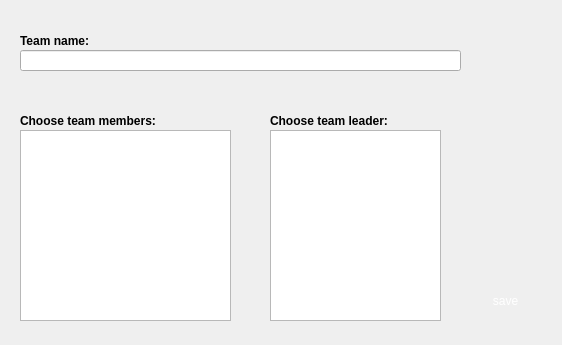
<?xml version="1.0" encoding="UTF-8"?>
<ui version="4.0">
 <class>Dialog</class>
 <widget class="QDialog" name="Dialog">
  <property name="geometry">
   <rect>
    <x>0</x>
    <y>0</y>
    <width>562</width>
    <height>345</height>
   </rect>
  </property>
  <property name="windowTitle">
   <string>Dialog</string>
  </property>
  <widget class="QLineEdit" name="nameBox">
   <property name="geometry">
    <rect>
     <x>20</x>
     <y>50</y>
     <width>441</width>
     <height>21</height>
    </rect>
   </property>
  </widget>
  <widget class="QLabel" name="label">
   <property name="geometry">
    <rect>
     <x>20</x>
     <y>30</y>
     <width>151</width>
     <height>21</height>
    </rect>
   </property>
   <property name="font">
    <font>
     <bold>true</bold>
    </font>
   </property>
   <property name="text">
    <string>Team name:</string>
   </property>
  </widget>
  <widget class="QListWidget" name="employeesList">
   <property name="geometry">
    <rect>
     <x>20</x>
     <y>130</y>
     <width>211</width>
     <height>191</height>
    </rect>
   </property>
   <property name="selectionMode">
    <enum>QAbstractItemView::SelectionMode::MultiSelection</enum>
   </property>
  </widget>
  <widget class="QLabel" name="label_2">
   <property name="geometry">
    <rect>
     <x>20</x>
     <y>110</y>
     <width>151</width>
     <height>21</height>
    </rect>
   </property>
   <property name="font">
    <font>
     <bold>true</bold>
    </font>
   </property>
   <property name="text">
    <string>Choose team members:</string>
   </property>
  </widget>
  <widget class="QPushButton" name="saveButton">
   <property name="geometry">
    <rect>
     <x>460</x>
     <y>280</y>
     <width>91</width>
     <height>41</height>
    </rect>
   </property>
   <property name="cursor">
    <cursorShape>PointingHandCursor</cursorShape>
   </property>
   <property name="styleSheet">
    <string notr="true">background-color: rgb(37, 77, 255);
color: rgb(255, 255, 255);</string>
   </property>
   <property name="text">
    <string>save</string>
   </property>
   <property name="autoDefault">
    <bool>false</bool>
   </property>
   <property name="flat">
    <bool>true</bool>
   </property>
  </widget>
  <widget class="QListWidget" name="employeesList2">
   <property name="geometry">
    <rect>
     <x>270</x>
     <y>130</y>
     <width>171</width>
     <height>191</height>
    </rect>
   </property>
   <property name="selectionMode">
    <enum>QAbstractItemView::SelectionMode::SingleSelection</enum>
   </property>
  </widget>
  <widget class="QLabel" name="label_3">
   <property name="geometry">
    <rect>
     <x>270</x>
     <y>110</y>
     <width>151</width>
     <height>21</height>
    </rect>
   </property>
   <property name="font">
    <font>
     <bold>true</bold>
    </font>
   </property>
   <property name="text">
    <string>Choose team leader:</string>
   </property>
  </widget>
 </widget>
 <resources/>
 <connections/>
</ui>
